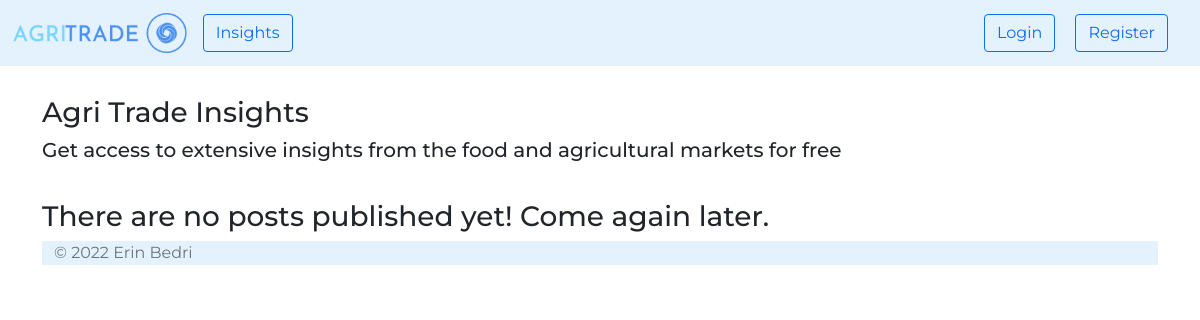
Before: /posts/all/ with the older database file.
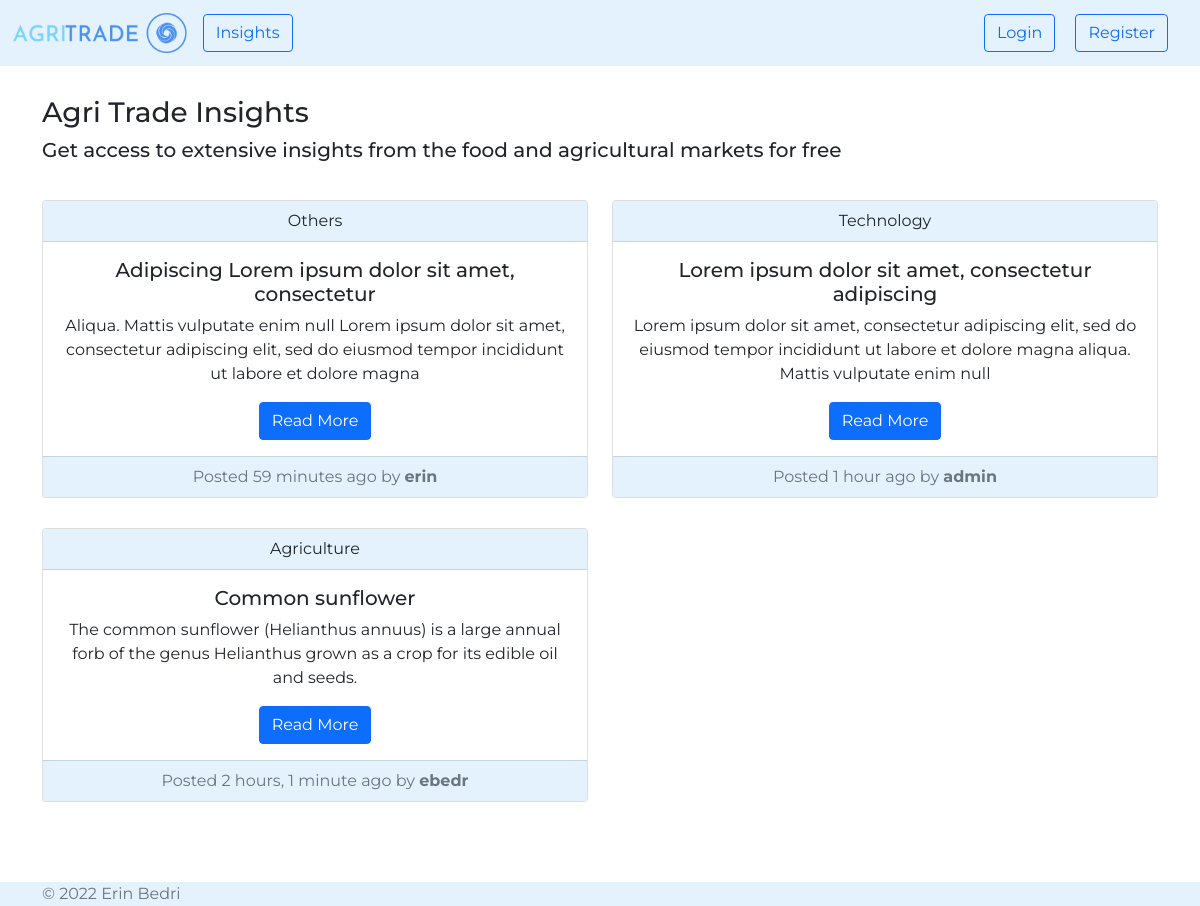
After: the same page with the newer database file.
### agri_trade/posts/models.py (models this page shows, shortened)
class Post(models.Model):
    TITLE_MAX_LEN = 50
    SUBTITLE_MAX_LEN = 150
    TOPIC_CHOICES = (
        ('Agriculture', 'Agriculture'),
        ('Markets', 'Markets'),
        ('Technology', 'Technology'),
        ('Others', 'Others'),
    )
    TOPIC_MAX_LEN = max([len(topic[1]) for topic in TOPIC_CHOICES])
    author = models.ForeignKey(
        UserModel,
        on_delete=CASCADE,
        related_name='posts',
    )
    title = models.CharField(
        max_length=TITLE_MAX_LEN,
    )
    subtitle = models.CharField(
        max_length=SUBTITLE_MAX_LEN,
        blank=True,
        null=True,
    )
    topic = models.CharField(
        max_length=TOPIC_MAX_LEN,
        choices=TOPIC_CHOICES,
    )
    body = RichTextField()
    created_on = models.DateTimeField(
        auto_now_add=True,
    )
    updated_on = models.DateTimeField(
        auto_now=True
    )
    class Meta:
        ordering = ['-created_on']

### agri_trade/posts/views.py (the view)
# urls.py: path('all/', views.show_posts, name='show posts'),
def show_posts(request):
    posts = Post.objects.all()
    context = {
        'posts': posts,
    }
    return render(request, 'posts/show_posts.html', context)

### agri_trade/posts/templates/posts/show_posts.html
{% extends 'web/base.html' %}
{% block content %}
    <div class="container" style="margin-top: 30px; margin-bottom: 50px">
        <div class="row justify-content-md-center">
            <h3>Agri Trade Insights</h3>
            <h5>Get access to extensive insights from the food and agricultural markets for free</h5>
            <div class="container" style="margin-top: 30px">
                <div class="row">
                    {% if not posts %}
                        <h3>There are no posts published yet! Come again later.</h3>
                    {% else %}
                        {% for post in posts %}
                            <div class="col-sm-6" style="margin-bottom: 30px">
                                <div class="card text-center">
                                    <div class="card-header" style="background-color: #e3f2fd;">{{ post.topic }}</div>
                                    <div class="card-body">
                                        <h5 class="card-title">{{ post.title }}</h5>
                                        <p class="card-text">{{ post.subtitle }}</p>
                                        <a href="{% url 'posts:show post' post.id %}" class="btn btn-primary">Read More</a>
                                    </div>
                                    <div class="card-footer text-muted" style="background-color: #e3f2fd;">
                                        Posted {{ post.created_on|timesince }} ago by <b>{{ post.author }}</b>
                                    </div>
                                </div>
                            </div>
                        {% endfor %}
                        </div>
                    {% endif %}
            </div>
        </div>
    </div>
{% endblock %}

### agri_trade/web/templates/web/base.html (shortened to what this page needs)
{% load static %}
<!doctype html>
<html lang="en">
<head>
    <link rel="stylesheet" href="{% static 'css/style.css' %}">
    <link href="https://cdn.jsdelivr.net/npm/bootstrap@5.0.2/dist/css/bootstrap.min.css" rel="stylesheet"
>
</head>
<body class="d-flex flex-column min-vh-100">
    {% include 'web/navigation.html' %}
    {% block content %}{% endblock %}
    {% include 'web/footer.html' %}
</body>
</html>

### agri_trade/web/templates/web/navigation.html (shortened to what this page needs)
{% load static %}
<nav class="navbar navbar-expand-lg navbar-light" style="background-color: #e3f2fd;">
    <div class="container-fluid">
        <a class="navbar-brand" href="{% url 'web:homepage' %}">
            <img src="{% static 'img/logo.png' %}" alt="logo" style="height: 40px">
        </a>
        <ul class="navbar-nav">
            <li class="nav-item">
                <a class="btn btn-outline-primary" href="{% url 'posts:show posts' %}">Insights</a>
            </li>
        </ul>
        <div class="collapse navbar-collapse" id="navbarNavDropdown">
            <ul class="navbar-nav ms-auto">
                {% if request.user.is_authenticated %}
                    <li class="nav-item"style="margin-right: 25px">
                        <b><a class="nav-link disabled" href="#"
                              style="color: #2fa1fd">Welcome, {{ request.user.username }}!</a></b>
                    </li>
                    <li class="nav-item" style="padding-right: 20px">
                        <a class="btn btn-outline-primary" href="{% url 'marketplace:marketplace' %}">Marketplace</a>
                    </li>
                    <li class="nav-item" style="padding-right: 20px">
                        <a class="btn btn-outline-primary" href="{% url 'marketplace:add product' %}">Add Produce</a>
                    </li>
                    <li class="nav-item" style="padding-right: 20px">
                        <button type="button" class="btn btn-outline-primary position-relative"
                                onclick="location.href = '{% url 'user_messages:messages' %}';">
                            Messages
                            {% if request.unread_messages_count > 0 %}
                                <span class="position-absolute top-0 start-100 translate-middle badge rounded-pill bg-danger">
                                {{ request.unread_messages_count }}
                                <span class="visually-hidden">unread messages</span>
                            </span>
                            {% endif %}
                        </button>
                    </li>
                    <div class="dropdown">
                        <button class="btn btn-outline-primary dropdown-toggle" type="button" id="dropdownMenuButton1"
                                data-bs-toggle="dropdown" aria-expanded="false">
                            Account
                        </button>
                        <ul class="dropdown-menu" aria-labelledby="dropdownMenuButton1">
                            <li><a class="dropdown-item" href="{% url 'marketplace:show favourites' %}">Favourites</a>
                            </li>
                            <li><a class="dropdown-item" href="{% url 'accounts:account' %}">Profile</a></li>
                            <li>
                                <hr class="dropdown-divider">
                            </li>
                            <li><a class="dropdown-item" href="{% url 'accounts:logout' %}">Logout</a></li>
                        </ul>
                    </div>
                {% else %}
                    <li class="nav-item" style="padding-right: 20px">
                        <a class="btn btn-outline-primary" href="{% url 'accounts:login' %}">Login</a>
                    </li>
                    <li class="nav-item" style="padding-right: 20px">
                        <a class="btn btn-outline-primary" aria-current="page" href="{% url 'accounts:register' %}">Register</a>
                    </li>
                {% endif %}
            </ul>
        </div>
    </div>
</nav>

### agri_trade/web/templates/web/footer.html
<footer class="mt-auto" style="background-color: #e3f2fd;">
    <div class="container">
        <span class="text-muted">© 2022 Erin Bedri</span>
    </div>
</footer>

### static/css/style.css (style rules this page uses)
body { font-family: 'Montserrat', sans-serif !important; }

Changed rows visible on the page:
added Post: topic "Others", title "Adipiscing Lorem ipsum dolor sit amet, consectetur", subtitle "Aliqua. Mattis vulputate enim null Lorem ipsum dolor sit amet, consectetur adipiscing elit, sed do eiusmod tempor incididunt ut labore et dolore magna", created_on "59 minutes", author "erin"
added Post: topic "Technology", title "Lorem ipsum dolor sit amet, consectetur adipiscing", subtitle "Lorem ipsum dolor sit amet, consectetur adipiscing elit, sed do eiusmod tempor incididunt ut labore et dolore magna aliqua. Mattis vulputate enim null", created_on "1 hour", author "admin"
added Post: topic "Agriculture", title "Common sunflower", subtitle "The common sunflower (Helianthus annuus) is a large annual forb of the genus Helianthus grown as a crop for its edible oil and seeds.", created_on "2 hours, 1 minute", author "ebedr"
Other visible differences:
text no longer shown: "There are no posts published yet! Come again later."
